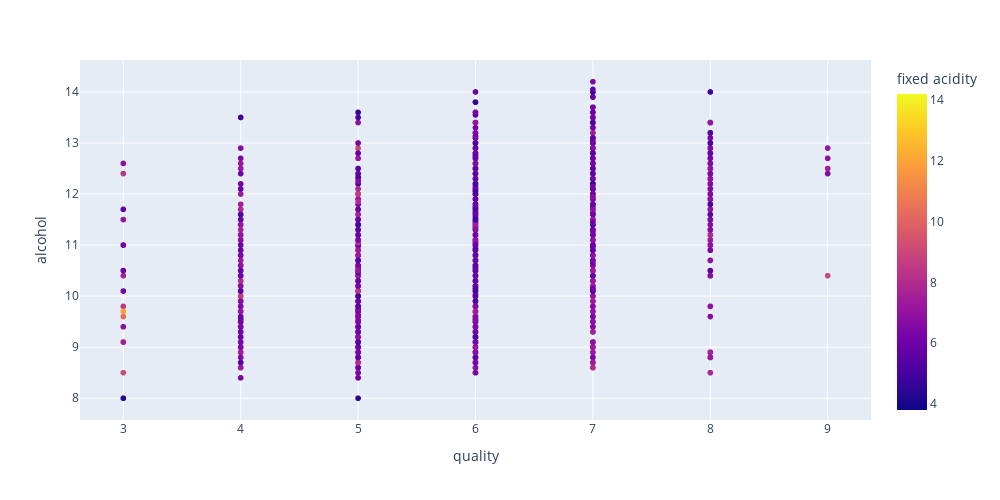

Here is the notebook cell this chart was saved with:
### Code cell
import plotly.express as px
# du hast den Dataframe schon erstellt, kannst einfach 
fig = px.scatter(ww, x="quality", y="alcohol", color="fixed acidity")
fig.update_layout(
    autosize=False,
    width=1000,
    height=500,)

fig.show()

### Figure 1 — Plotly figure (JSON) as saved in the notebook; plotly's stock layout.template omitted (floating-point values rounded to 4 significant figures; data arrays with more than 128 entries replaced by an {"elided": "..."} marker saying what was removed)
{"data": [{"hovertemplate": "quality=%{x}<br>alcohol=%{y}<br>fixed acidity=%{marker.color}<extra></extra>", "legendgroup": "", "marker": {"color": {"elided": "4898 float values"}, "coloraxis": "coloraxis", "symbol": "circle"}, "mode": "markers", "name": "", "showlegend": false, "type": "scattergl", "x": {"elided": "4898 int values"}, "xaxis": "x", "y": {"elided": "4898 float values"}, "yaxis": "y"}], "layout": {"autosize": false, "coloraxis": {"colorbar": {"title": {"text": "fixed acidity"}}, "colorscale": [[0, "#0d0887"], [0.1111, "#46039f"], [0.2222, "#7201a8"], [0.3333, "#9c179e"], [0.4444, "#bd3786"], [0.5556, "#d8576b"], [0.6667, "#ed7953"], [0.7778, "#fb9f3a"], [0.8889, "#fdca26"], [1, "#f0f921"]]}, "height": 500, "legend": {"tracegroupgap": 0}, "margin": {"t": 60}, "width": 1000, "xaxis": {"anchor": "y", "domain": [0, 1], "title": {"text": "quality"}}, "yaxis": {"anchor": "x", "domain": [0, 1], "title": {"text": "alcohol"}}}}
